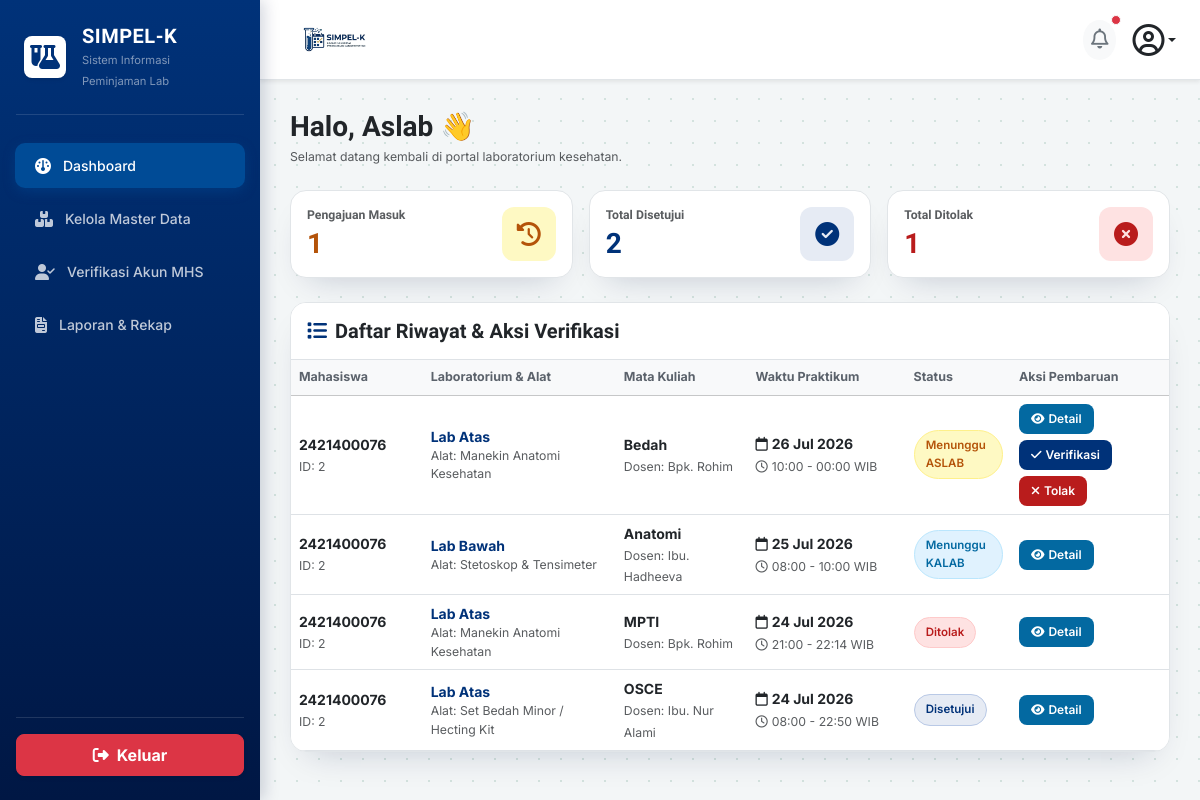
Before: /aslab/dashboard/ (signed in) with the older database file.
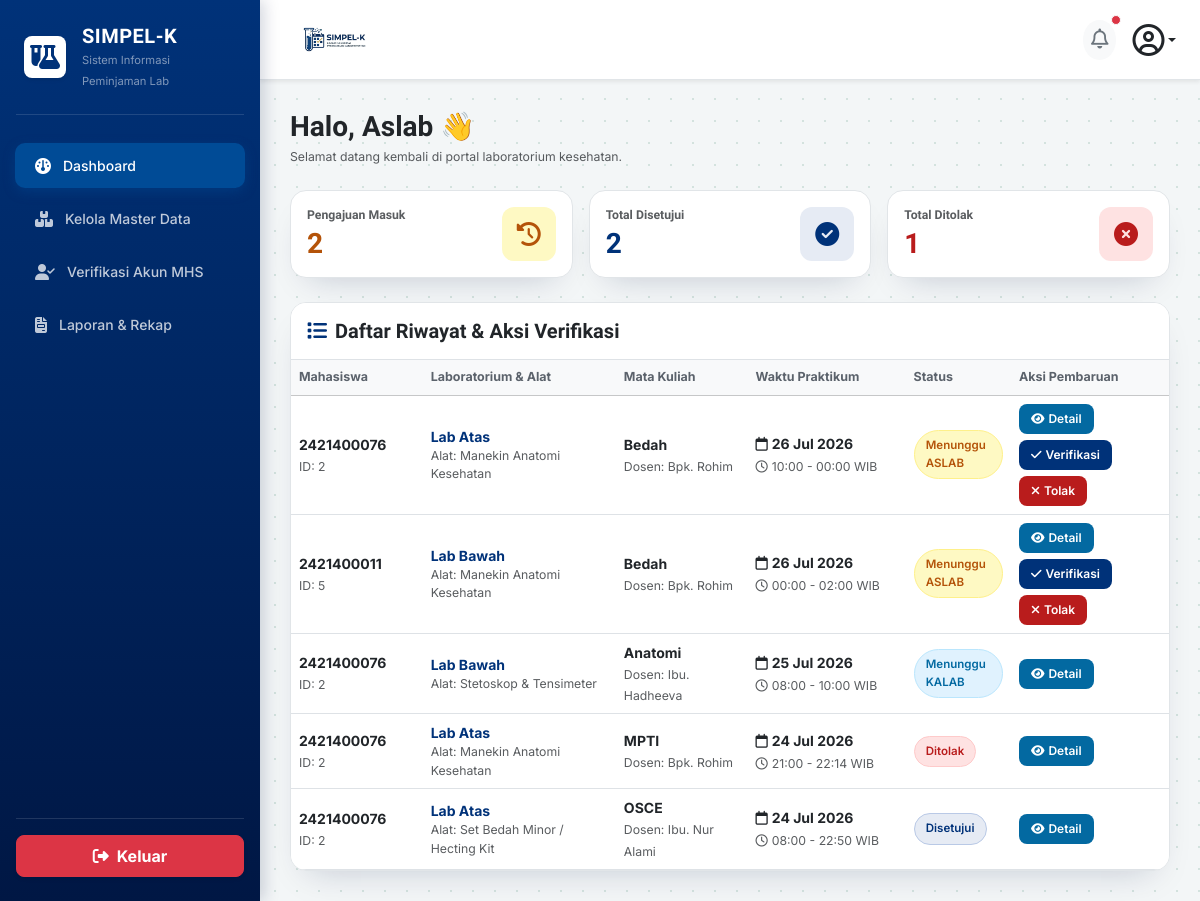
After: the same page with the newer database file.
### core_auth/models.py (models this page shows, shortened)
class User(AbstractUser):
    ROLE_CHOICES = [
        ('mahasiswa', 'Mahasiswa/PJMK'),
        ('aslab', 'Asisten Laboratorium'),
        ('kaleb', 'Kepala Laboratorium'),
    ]
    role = models.CharField(max_length=20, choices=ROLE_CHOICES, default='mahasiswa')
    nim = models.CharField(max_length=20, blank=True, null=True, unique=True)
    prodi = models.CharField(max_length=50, blank=True, null=True)
    no_hp = models.CharField(max_length=15, blank=True, null=True)

class Peminjaman(models.Model):
    STATUS_CHOICES = [
        ('pending', 'Menunggu Validasi ASLAB'),
        ('verified', 'Menunggu Persetujuan KALAB'),
        ('disetujui', 'Disetujui / Jadwal Dikunci'),
        ('ditolak', 'Ditolak'),
        ('selesai', 'Selesai / Sudah Dikembalikan'),
    ]
    mahasiswa = models.ForeignKey(settings.AUTH_USER_MODEL, on_delete=models.CASCADE, related_name='peminjaman_mahasiswa')
    ruang_lab = models.ForeignKey(RuangLab, on_delete=models.CASCADE)
    alat_bahan = models.ForeignKey(AlatBahan, on_delete=models.PROTECT)
    keperluan = models.TextField()
    nama_dosen = models.CharField(max_length=100)
    mata_kuliah = models.CharField(max_length=100)
    tanggal_pinjam = models.DateField()
    wkt_mulai = models.TimeField()
    wkt_akhir = models.TimeField()
    status = models.CharField(max_length=20, choices=STATUS_CHOICES, default='pending')
    di_validasi_oleh = models.ForeignKey(
        settings.AUTH_USER_MODEL,
        on_delete=models.SET_NULL,
        blank=True,
        null=True,
        related_name='aslab_verifikator'
    )
    tgl_pengajuan = models.DateTimeField(auto_now_add=True)
    catatan_tolak = models.TextField(blank=True, null=True)

class RuangLab(models.Model):
    nama_ruang = models.CharField(max_length=100)
    kapasitas = models.IntegerField()
    deskripsi = models.TextField(blank=True, null=True)

class AlatBahan(models.Model):
    nama_alat = models.CharField(max_length=100)
    stok_tersedia = models.IntegerField(default=0)
    satuan = models.CharField(max_length=20, default='Pcs')

### aslab/views.py (the view)
# urls.py: path('dashboard/', views.dashboard_aslab, name='dashboard'),
@login_required(login_url='core_auth:login')
def dashboard_aslab(request):
    redirect_target = cekk_role_aslab(request.user)
    if redirect_target:
        messages.error(request, "Anda tidak memiliki hak akses sebagai ASLAB!")
        return redirect(redirect_target)
    semua_peminjaman = Peminjaman.objects.exclude(mahasiswa__username__icontains='aslab').order_by('-tanggal_pinjam')
    total_masuk = semua_peminjaman.filter(status__in=['pending', 'pengembalian_diajukan']).count()
    total_disetujui = semua_peminjaman.filter(status__in=['verified', 'disetujui', 'selesai']).count()
    total_ditolak = semua_peminjaman.filter(status='ditolak').count()
    context = {
        'semua_peminjaman': semua_peminjaman,
        'total_masuk': total_masuk,
        'total_disetujui': total_disetujui,
        'total_ditolak': total_ditolak,
    }
    return render(request, 'aslab/dashboard.html', context)

### aslab/templates/aslab/dashboard.html (shortened to what this page needs)
{% load static %}
<!DOCTYPE html>
<html lang="id">
<head>
    <link href="https://cdn.jsdelivr.net/npm/bootstrap@5.3.2/dist/css/bootstrap.min.css" rel="stylesheet">
    <link rel="stylesheet" href="https://cdnjs.cloudflare.com/ajax/libs/font-awesome/6.4.2/css/all.min.css">
</head>
<body>
    <div class="sidebar d-flex flex-column justify-content-between py-4" id="sidebarMenu">
        <div>
            <div class="px-4 mb-4 text-white d-flex align-items-center justify-content-between">
                <div class="d-flex align-items-center gap-3">
                    <div class="bg-white rounded-3 p-2 d-flex align-items-center justify-content-center shadow-sm"
                        style="width: 42px; height: 42px;">
                        <i class="fa-solid fa-flask-vial fs-4" style="color: var(--teal-700);"></i>
                    </div>
                    <div>
                        <h5 class="fw-bold mb-0 text-white" style="letter-spacing: 0.5px;">SIMPEL-K</h5>
                        <small class="text-white-50" style="font-size: 0.7rem;">Sistem Informasi Peminjaman Lab</small>
                    </div>
                </div>
            </div>
            <hr class="text-white-50 mx-3 mb-4">
            <ul class="nav nav-pills flex-column mb-auto">
                <li class="nav-item">
                    <a href="{% url 'aslab:dashboard' %}"
                        class="nav-link {% if request.resolver_match.url_name == 'dashboard' %}active{% endif %}" id="btn-nav-dashboard">
                        <i class="fa-solid fa-gauge fs-6"></i> Dashboard
                    </a>
                </li>
                <li class="nav-item">
                    <a href="{% url 'aslab:master_data' %}"
                        class="nav-link {% if 'master' in request.resolver_match.url_name %}active{% endif %}">
                        <i class="fa-solid fa-boxes-stacked fs-6"></i> Kelola Master Data
                    </a>
                </li>
                <li class="nav-item">
                    <a href="{% url 'aslab:verifikasi_akun' %}"
                        class="nav-link {% if request.resolver_match.url_name == 'verifikasi_akun' %}active{% endif %}" id="btn-nav-validasi">
                        <i class="fa-solid fa-user-check fs-6"></i> Verifikasi Akun MHS
                    </a>
                </li>
                <li class="nav-item">
                    <a href="{% url 'aslab:laporan' %}"
                        class="nav-link {% if request.resolver_match.url_name == 'laporan' %}active{% endif %}">
                        <i class="fa-solid fa-file-invoice fs-6"></i> Laporan & Rekap
                    </a>
                </li>
            </ul>
        </div>
        <div class="px-3">
            <hr class="text-white-50 mb-3">
            <a href="{% url 'core_auth:logout' %}"
                class="btn btn-danger w-100 py-2 rounded-3 fw-bold d-flex align-items-center justify-content-center gap-2 shadow-sm">
                <i class="fa-solid fa-right-from-bracket"></i> Keluar
            </a>
        </div>
    </div>
    <div class="main-content">
        <div class="top-header-bar d-flex align-items-center justify-content-between shadow-sm">
            <div class="d-flex align-items-center gap-3">
                <img src="{% static 'images/logo.png' %}" alt="SIMPEL-K"
                    style="height: 55px; width: auto; object-fit: contain;">
            </div>
            <div class="d-flex align-items-center gap-3">
                <button class="btn btn-light rounded-circle border-0 p-2 position-relative" type="button">
                    <i class="fa-regular fa-bell fs-5 text-secondary"></i>
                    <span
                        class="position-absolute top-0 start-100 translate-middle p-1 bg-danger border border-light rounded-circle"></span>
                </button>
                <div class="dropdown">
                    <a href="#" class="d-flex align-items-center text-dark text-decoration-none dropdown-toggle"
                        id="dropdownUser" data-bs-toggle="dropdown" aria-expanded="false">
                        <i class="fa-regular fa-circle-user fs-2 text-dark"></i>
                    </a>
                </div>
            </div>
        </div>
        <div class="mb-4">
            <h3 class="fw-bold text-dark mb-1">Halo, {{ request.user.first_name|default:"Aslab" }} 👋</h3>
            <p class="text-muted small mb-0">Selamat datang kembali di portal laboratorium kesehatan.</p>
        </div>
        <div class="row g-3 mb-4">
            <div class="col-12 col-sm-4">
                <div class="card card-custom p-3 bg-white">
                    <div class="d-flex align-items-center justify-content-between">
                        <div>
                            <h6 class="text-muted fw-bold mb-1 small">Pengajuan Masuk</h6>
                            <h3 class="fw-bold mb-0" style="color: var(--amber-600);">{{ total_masuk }}</h3>
                        </div>
                        <div class="stat-icon-box stat-icon-box--pending">
                            <i class="fa-solid fa-clock-rotate-left fs-4"></i>
                        </div>
                    </div>
                </div>
            </div>
            <div class="col-12 col-sm-4">
                <div class="card card-custom p-3 bg-white">
                    <div class="d-flex align-items-center justify-content-between">
                        <div>
                            <h6 class="text-muted fw-bold mb-1 small">Total Disetujui</h6>
                            <h3 class="fw-bold text-brand mb-0">{{ total_disetujui }}</h3>
                        </div>
                        <div class="stat-icon-box stat-icon-box--approved">
                            <i class="fa-solid fa-circle-check fs-4"></i>
                        </div>
                    </div>
                </div>
            </div>
            <div class="col-12 col-sm-4">
                <div class="card card-custom p-3 bg-white">
                    <div class="d-flex align-items-center justify-content-between">
                        <div>
                            <h6 class="text-muted fw-bold mb-1 small">Total Ditolak</h6>
                            <h3 class="fw-bold mb-0" style="color: var(--rose-600);">{{ total_ditolak }}</h3>
                        </div>
                        <div class="stat-icon-box stat-icon-box--rejected">
                            <i class="fa-solid fa-circle-xmark fs-4"></i>
                        </div>
                    </div>
                </div>
            </div>
        </div>
        <div class="card card-custom bg-white overflow-hidden" id="tabel-validasi">
            <div class="card-header bg-white border-bottom py-3">
                <h5 class="fw-bold mb-0 text-dark"><i class="fa-solid fa-list me-2 text-brand"></i>Daftar Riwayat & Aksi Verifikasi</h5>
            </div>
            <div class="table-responsive">
                <table class="table table-hover align-middle mb-0" style="min-width: 800px;">
                    <thead class="table-light">
                        <tr>
                            <th style="width: 15%;">Mahasiswa</th>
                            <th style="width: 22%;">Laboratorium & Alat</th>
                            <th style="width: 15%;">Mata Kuliah</th>
                            <th style="width: 18%;">Waktu Praktikum</th>
                            <th style="width: 12%;">Status</th>
                            <th style="width: 18%;">Aksi Pembaruan</th>
                        </tr>
                    </thead>
                    <tbody>
                        {% for pinjam in semua_peminjaman %}
                        <tr>
                            <td>
                                <div class="fw-bold text-dark">{{ pinjam.mahasiswa.username }}</div>
                                <small class="text-muted">ID: {{ pinjam.mahasiswa.id }}</small>
                            </td>
                            <td>
                                <div class="fw-bold text-brand">{{ pinjam.ruang_lab.nama_ruang }}</div>
                                <small class="text-muted d-block">Alat: {{ pinjam.alat_bahan.nama_alat }}</small>
                            </td>
                            <td>
                                <div class="fw-bold text-dark">{{ pinjam.mata_kuliah }}</div>
                                <small class="text-muted">
                                    Dosen: {{ pinjam.dosen|default:pinjam.nama_dosen|default:"-" }}
                                </small>
                            </td>
                            <td>
                                <div class="fw-bold text-dark mb-1">
                                    <i class="fa-regular fa-calendar me-1"></i>{{ pinjam.tanggal_pinjam|date:"d M Y" }}
                                </div>
                                <div class="small text-muted">
                                    <i class="fa-regular fa-clock me-1"></i>{% if pinjam.wkt_mulai %}{{ pinjam.wkt_mulai|date:"H:i" }}{% else %}--:--{% endif %} - {% if pinjam.wkt_akhir %}{{ pinjam.wkt_akhir|date:"H:i" }}{% else %}--:--{% endif %} WIB
                                </div>
                            </td>
                            <td>
                                {% if pinjam.status == 'pending' %}
                                <span class="badge-status badge-status--wait-aslab">Menunggu ASLAB</span>
                                {% elif pinjam.status == 'verified' %}
                                <span class="badge-status badge-status--wait-kalab">Menunggu KALAB</span>
                                {% elif pinjam.status == 'disetujui' %}
                                <span class="badge-status badge-status--approved">Disetujui</span>
                                {% elif pinjam.status == 'pengembalian_diajukan' %}
                                <span class="badge-status badge-status--return">Ajukan Pengembalian</span>
                                {% elif pinjam.status == 'selesai' %}
                                <span class="badge-status badge-status--done">Selesai</span>
                                {% else %}
                                <span class="badge-status badge-status--rejected">Ditolak</span>
                                {% endif %}
                            </td>
                            <td>
                                <div class="btn-action-group">
                                    <button type="button" class="btn-action btn-action--detail" data-bs-toggle="modal"
                                        data-bs-target="#modalDetail{{ pinjam.id }}">
                                        <i class="fa-solid fa-eye"></i> Detail
                                    </button>
                                    {% if pinjam.status == 'pending' %}
                                    <a href="{% url 'aslab:verifikasi_peminjaman' pinjam.id 'verifikasi' %}"
                                        class="btn-action btn-action--approve"
                                        onclick="return confirm('Verifikasi peminjaman ini ke KALAB?');">
                                        <i class="fa-solid fa-check"></i> Verifikasi
                                    </a>
                                    <a href="{% url 'aslab:verifikasi_peminjaman' pinjam.id 'tolak' %}"
                                        class="btn-action btn-action--reject"
                                        onclick="return confirm('Yakin ingin MENOLAK peminjaman ini?');">
                                        <i class="fa-solid fa-xmark"></i> Tolak
                                    </a>
                                    {% elif pinjam.status == 'pengembalian_diajukan' %}
                                    <a href="{% url 'aslab:verifikasi_peminjaman' pinjam.id 'selesai' %}"
                                        class="btn-action btn-action--done"
                                        onclick="return confirm('Konfirmasi bahwa alat/lab sudah selesai dikembalikan?');">
                                        <i class="fa-solid fa-box-archive"></i> Selesai
                                    </a>
                                    {% endif %}
                                </div>
                            </td>
                        </tr>
                        {% empty %}
                        <tr>
                            <td colspan="6" class="text-center py-4 text-muted">Belum ada data pengajuan peminjaman laboratorium.</td>
                        </tr>
                        {% endfor %}
                    </tbody>
                </table>
            </div>
        </div>
    </div>
</body>
</html>

Changed rows visible on the page:
added Peminjaman: mahasiswa.username "2421400011", mahasiswa.id "5", ruang_lab.nama_ruang "Lab Bawah", alat_bahan.nama_alat "Manekin Anatomi Kesehatan", mata_kuliah "Bedah", dosen "Bpk. Rohim", tanggal_pinjam "26 Jul 2026", wkt_mulai "00:00", wkt_akhir "02:00", status "Menunggu ASLAB"
Other visible differences:
{{ total_masuk }}: "1" → "2"
